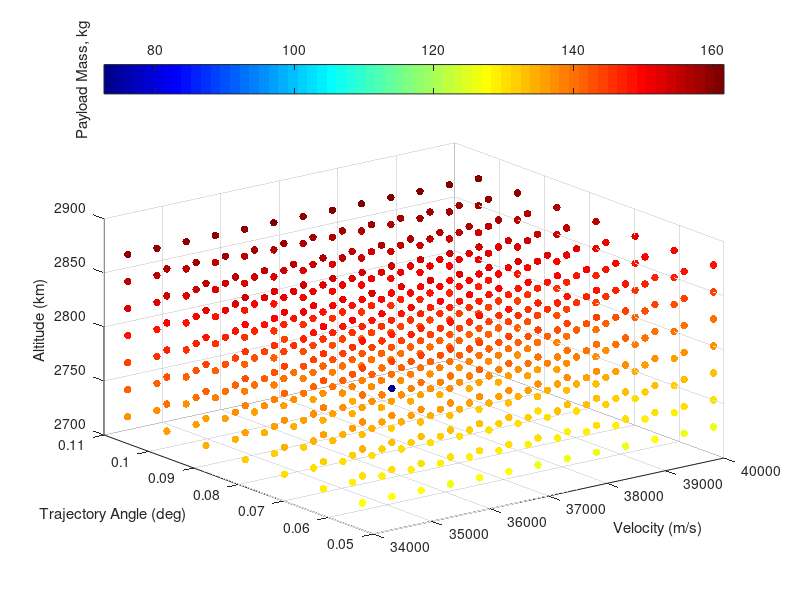

This figure's MATLAB source: (Note: this script raises an error after producing the figure.)
% visualising third stage cost results
% clear all
ThirdStageData = sortrows(dlmread('thirdstagenewD1.dat'));
Atmosphere = dlmread('atmosphere.txt');
% map = [0, 0, 0
%     0, 0, 0
%     .0, 0, 0
%     .2, 0, 0
%     .6, 0, 0.0
%     1.0, 0, 0];
% colormap(map)




colormap jet
scatter3(ThirdStageData(:,3),ThirdStageData(:,4),ThirdStageData(:,5),30,ThirdStageData(:,6), 'filled')

ylabel('Trajectory Angle (deg)')
xlabel('Velocity (m/s)')
zlabel('Altitude (km)')
c=colorbar('northoutside');
ylabel(c,'Payload Mass, kg')



[VGrid,thetaGrid,vGrid] = ndgrid(unique(ThirdStageData(:,3)),unique(ThirdStageData(:,4)),unique(ThirdStageData(:,5)));

PayloadDataInterp = scatteredInterpolant(ThirdStageData(:,3),ThirdStageData(:,4),ThirdStageData(:,5),ThirdStageData(:,6));
PayloadData = PayloadDataInterp(VGrid,thetaGrid,vGrid);
global PayloadGrid
PayloadGrid = griddedInterpolant(VGrid,thetaGrid,vGrid,PayloadData,'spline','linear');


% [meshAlt,meshAngle,meshVel] = meshgrid(unique(ThirdStageData(:,3)),unique(ThirdStageData(:,4)),unique(ThirdStageData(:,5)));
% meshPayload = permute(reshape(ThirdStageData(:,6),[length(unique(ThirdStageData(:,5))),length(unique(ThirdStageData(:,4))),length(unique(ThirdStageData(:,3)))]),[2 3 1]);
 figure(200)

colormap(gray)
C = contourf(rad2deg(thetaGrid(:,:,2)),VGrid(:,:,2)/1000,PayloadData(:,:,6),20,'LineWidth',0.)
% C = contourf(rad2deg(meshAngle(:,:,2)),meshAlt(:,:,2)/1000,meshPayload(:,:,3),12)
% C = contourf(rad2deg(meshAngle),meshAlt/1000,meshPayload,13)

xlabel('Release Angle (deg)')
ylabel('Altitude (km)')
% title('2750 m/s')
% ylim([30 40])
c = colorbar;
c.Label.String = 'Payload (kg)';

% slice(threeDMAT,[1,3,5],[],[])
% colormap hsv


% contourslice(threeDMAT,[1,3,6],[],[],10)


% 
% % getting maximum values
% [max1,ind1] = max(threeDMAT,[],3);
% 
% [max2,ind2] = max(max1,[],2);
% 
% ind  = [ind1(ind2),ind2] % this really doesnt tell me much, as it wants very high altitude all the time
% 
% 
% 
% 
% 
% % plotting density
% 
% 
% figure(4)
% plot(Atmosphere(:,1)/1000,  Atmosphere(:,4)),'Color','k','LineWidth',0.8;
% xlim([20,40])
% 
% xlabel('Altitude (km)')
% ylabel('Density (kg/m^3)')
% 
% 
% figure(5)
% 
% [meshAngle2,meshVel2,meshAlt2] = meshgrid(Angle,Vel,Alt);
% 
% colormap(gray)
% 
% colormap(flipud(colormap))
% hx = slice(meshAngle2,meshVel2,meshAlt2./1000,threeDMAT,[],[2600:100:3000],[])
% 
% % [Xq,Yq,Zq] = meshgrid([0:.5:5],[2600:100:3000],[20000:500:40000]);
% % threeDMATint = interp3(meshAngle2,meshVel2,meshAlt2,threeDMAT,Xq,Yq,Zq);
% % hx = slice(Xq,Yq,Zq/1000,threeDMATint,[],[2600:100:3000],[]);
% 
% caxis([220 340]) 
% c=colorbar('northoutside')
% c.LimitsMode = 'manual'
% c.Limits = [180 320]
% 
% set(hx, 'EdgeColor', 'none');
% 
% % set(hx, 'FaceColor', 'interp'); % use this to smooth
% set(hx, 'FaceColor', 'flat');
% 
% xlabel('Trajectory Angle (deg)','FontSize',17)
% ylabel('Velocity (m/s)','FontSize',17)
% zlabel('Altitude (km)','FontSize',17)
% ylabel(c,'Payload Mass, kg','FontSize',17)
